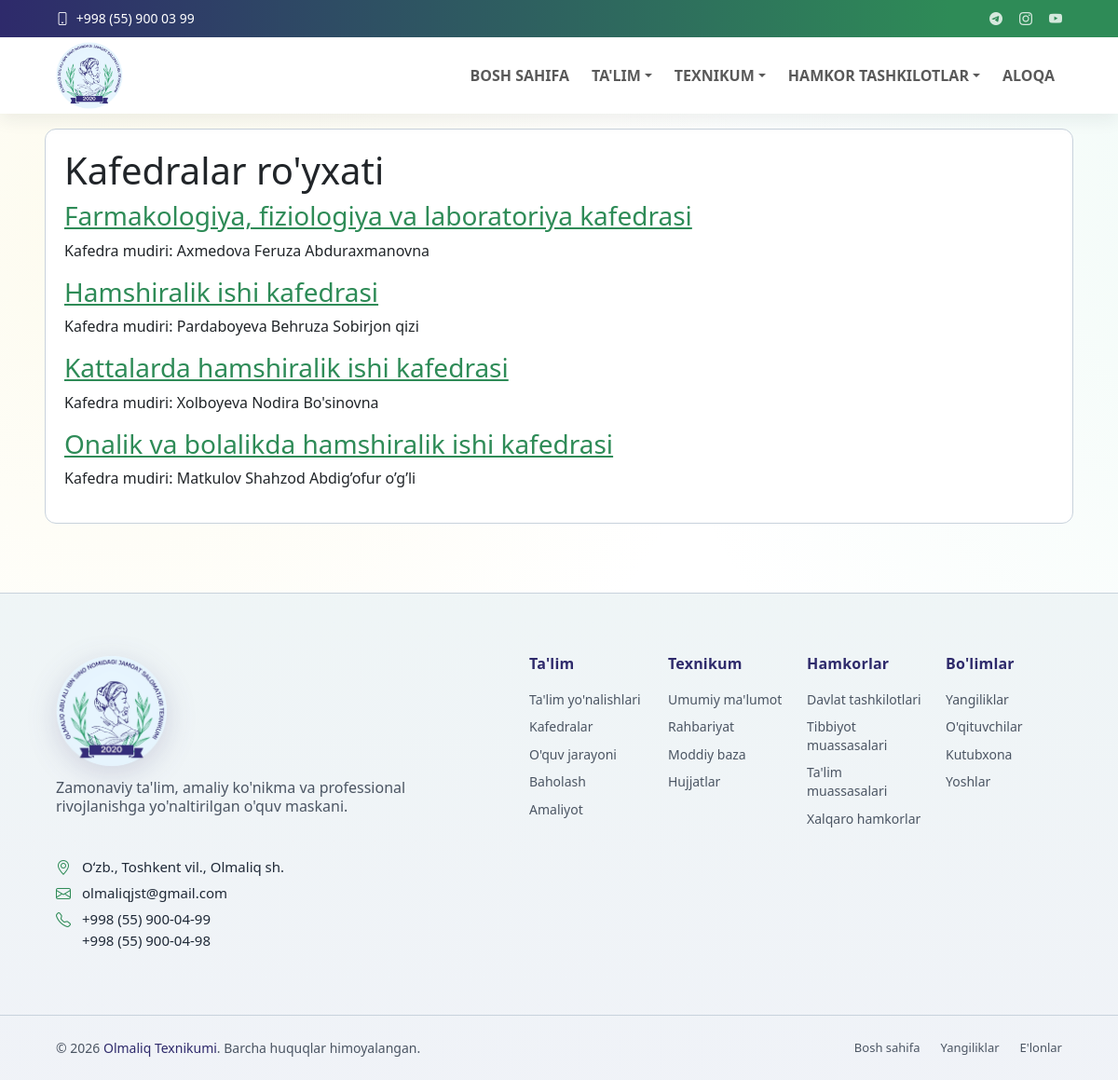
The page /kafedralar/ on the database its author committed.
### core/models.py (models this page shows, shortened)
class TopbarSettings(models.Model):
    email = models.EmailField(blank=True)
    phone = models.CharField(max_length=50, blank=True)
    telegram_url = models.URLField(blank=True)
    instagram_url = models.URLField(blank=True)
    youtube_url = models.URLField(blank=True)
    is_active = models.BooleanField(default=True)
    updated_at = models.DateTimeField(auto_now=True)
    class Meta:
        ordering = ['-updated_at', '-id']
        verbose_name = "Topbar sozlamasi"
        verbose_name_plural = "Topbar sozlamalari"

### departments/models.py (models this page shows, shortened)
class Department(models.Model):
    name = models.CharField(max_length=200)
    slug = models.SlugField(unique=True)
    description = models.TextField()
    head = models.OneToOneField(
        DepartmentHead,
        on_delete=models.PROTECT,
        related_name='department',
    )
    image = models.ImageField(upload_to='departments/', blank=True, null=True)
    created_at = models.DateTimeField(auto_now_add=True)
    class Meta:
        ordering = ['name']
        verbose_name = "Kafedra"
        verbose_name_plural = "Kafedralar"

class DepartmentHead(models.Model):
    first_name = models.CharField(max_length=100)
    last_name = models.CharField(max_length=100)
    middle_name = models.CharField(max_length=100, blank=True)
    position = models.CharField(max_length=200)
    scientific_degree = models.CharField(max_length=200, blank=True)
    experience_years = models.PositiveIntegerField(default=0)
    bio = models.TextField(blank=True)
    image = models.ImageField(upload_to='teachers/', blank=True, null=True)
    email = models.EmailField(blank=True)
    phone = models.CharField(max_length=30, blank=True)
    class Meta:
        ordering = ['last_name', 'first_name']
        verbose_name = "Kafedra mudiri"
        verbose_name_plural = "Kafedra mudirlari"

### departments/views.py (the view)
# urls.py: path('', views.department_list, name='department_list'),
def department_list(request):
    items = Department.objects.all()
    return render(request, 'departments/department_list.html', {'departments': items})

### core/context_processors.py (called while the page is built)
def menu_context(request):
    menu_items = (
        Menu.objects.filter(parent__isnull=True, is_active=True)
        .prefetch_related('children')
        .order_by('order', 'id')
    )
    topbar = TopbarSettings.objects.filter(is_active=True).first()
    return {
        'menu_items': menu_items,
        'topbar_settings': topbar,
    }

### departments/templates/departments/department_list.html (shortened to what this page needs)
{% extends 'base.html' %}
{% block content %}
<section class="card">
    <h1>Kafedralar ro'yxati</h1>
    {% for department in departments %}
        <div class="item">
            <h3><a href="{% url 'departments:department_detail' department.slug %}">{{ department.name }}</a></h3>
            <p>
                Kafedra mudiri:
                {{ department.head.last_name }} {{ department.head.first_name }}{% if department.head.middle_name %} {{ department.head.middle_name }}{% endif %}
            </p>
        </div>
    {% empty %}
        <p>Kafedralar mavjud emas.</p>
    {% endfor %}
</section>
{% endblock %}

### templates/includes/header.html (shortened to what this page needs)
{% load static %}
<header id="header" class="header fixed-top">
    <div class="topbar d-flex align-items-center">
        <div class="container d-flex justify-content-center justify-content-md-between">
           <div class="contact-info d-flex align-items-center gap-3">
                <div class="d-flex align-items-center">
                    <a href="tel:{{ topbar_settings.phone }}" class="link-underline link-underline-opacity-0 lh-1">
                        <i class="bi bi-phone me-1"></i>
                    <span>{{ topbar_settings.phone }}</span>
                    </a>
                </div>
            </div>
            <div class="social-links d-flex align-items-center">
                <a href="{{ topbar_settings.telegram_url }}" target="_blank" rel="noopener" aria-label="Telegram"><i class="bi bi-telegram"></i></a>
                <a href="{{ topbar_settings.instagram_url }}" target="_blank" rel="noopener" aria-label="Instagram"><i class="bi bi-instagram"></i></a>
                <a href="{{ topbar_settings.youtube_url }}" target="_blank" rel="noopener" aria-label="YouTube"><i class="bi bi-youtube"></i></a>
            </div>
        </div>
    </div>
    <div class="branding d-flex align-items-center">
        <nav class="navbar navbar-expand-lg  py-0 w-100">
            <div class="container position-relative d-flex align-items-center justify-content-between">
                <a class="navbar-brand brand d-flex align-items-center gap-2" href="{% url 'core:home' %}">
                    <img class="brand-logo" src="{% static 'images/logo.png' %}" alt="Olmaliq texnikumi logosi">
                </a>
                <div class="collapse navbar-collapse" id="mainNavbar">
                    {% with ns=request.resolver_match.namespace name=request.resolver_match.url_name %}
                    <ul class="navbar-nav ms-auto mb-2 mb-lg-0 align-items-lg-center gap-lg-2">
                        <li class="nav-item">
                            <a class="nav-link {% if ns == 'core' and name == 'home' %}active{% endif %}" href="{% url 'core:home' %}" {% if ns == 'core' and name == 'home' %}aria-current="page"{% endif %}>Bosh sahifa</a>
                        </li>
                        <li class="nav-item dropdown">
                            <a class="nav-link dropdown-toggle " href="#" role="button" data-bs-toggle="dropdown" aria-expanded="false" >Ta'lim</a>
                        </li>
                        <li class="nav-item dropdown">
                            <a class="nav-link dropdown-toggle " href="#" role="button" data-bs-toggle="dropdown" aria-expanded="false" >Texnikum</a>
                        </li>
                        <li class="nav-item dropdown">
                            <a class="nav-link dropdown-toggle " href="#" role="button" data-bs-toggle="dropdown" aria-expanded="false" >Hamkor tashkilotlar</a>
                        </li>
                        <li class="nav-item">
                            <a class="nav-link {% if ns == 'contact' %}active{% endif %}" href="{% url 'contact:contact' %}" {% if ns == 'contact' %}aria-current="page"{% endif %}>Aloqa</a>
                        </li>
                    </ul>
                    {% endwith %}
                </div>
            </div>
        </nav>
    </div>
</header>

### static/css/style.css (style rules this page uses)
* { box-sizing: border-box; }
body { margin: 0; font-family: "Segoe UI", Tahoma, sans-serif; background-color: #ffffff; background-image: radial-gradient(1100px circle at 8% 16%, rgba(246, 238, 181, 0.22), transparent 62%), radial-gradient(1250px circle at 92% 12%, rgba(178, 231, 212, 0.2), transparent 64%), radial-gradient(980px circle at 84% 88%, rgba(205, 233, 245, 0.16), transparent 66%), linear-gradient(180deg, #ffffff 0%, #ffffff 100%); background-repeat: no-repeat; background-size: 128% 128%, 132% 132%, 126% 126%, 100% 100%; animation: siteBgFloat 50s ease-in-out infinite alternate; color: var(--text); padding-top: 108px; overflow-x: clip; }
a { color: var(--header-accent); }
html { overflow-x: clip; }
.container { width: min(1120px, 92%); margin: 0 auto; }
@media (min-width: 1200px) { .container { width: min(1320px, 92%); } }
.header { transition: all 0.5s; z-index: 1100 !important; background-color: #ffffff; box-shadow: 0 6px 18px rgba(31, 41, 55, 0.08); }
.header .topbar { background: var(--brand-gradient); font-size: 14px; transition: all 0.5s; height: 40px; overflow: hidden; border: 0 !important; border-bottom: 0 !important; box-shadow: none !important; margin-bottom: 0 !important; }
.header .topbar .container { min-height: 40px; }
.header .topbar .contact-info i { font-style: normal; color: #ffffff; }
.header .topbar .contact-info i a, .header .topbar .contact-info i, .header .topbar .contact-info span { color: #ffffff; text-decoration: none; line-height: 1; }
.header .topbar .social-links a { color: rgba(255, 255, 255, 0.8); line-height: 0; transition: all 0.3s ease; margin-left: 18px; font-size: 14px; }
.header .branding { min-height: 68px; transition: all 0.4s ease; border: 0 !important; border-top: 0 !important; margin-top: 0 !important; position: relative; z-index: 1101; }
.header .topbar + .branding { margin-top: 0 !important; border-top: 0 !important; }
.brand { color: var(--nav-text); text-decoration: none; font-weight: 700; }
.brand-logo { height: 72px; width: auto; display: block; }
.navbar .nav-item > a { text-transform: uppercase; font-weight: 600; }
.navbar .nav-link { position: relative; transition: color 0.22s ease; }
.navbar .nav-link::before { content: ""; position: absolute; left: 0.5rem; right: 0.5rem; bottom: 0.2rem; height: 2px; background: var(--header-accent); transform: scaleX(0); transform-origin: center; transition: transform 0.22s ease; }
.card { background: var(--card); border: 1px solid var(--border); border-radius: 12px; padding: 20px; margin-bottom: 18px; }

### rows shown on the page
TopbarSettings: phone "+998 (55) 900 03 99"
Department: name "Farmakologiya, fiziologiya va laboratoriya kafedrasi", head.last_name "Axmedova", head.first_name "Feruza", head.middle_name "Abduraxmanovna"
Department: name "Hamshiralik ishi kafedrasi", head.last_name "Pardaboyeva", head.first_name "Behruza", head.middle_name "Sobirjon qizi"
Department: name "Kattalarda hamshiralik ishi kafedrasi", head.last_name "Xolboyeva", head.first_name "Nodira", head.middle_name "Bo'sinovna"
Department: name "Onalik va bolalikda hamshiralik ishi kafedrasi", head.last_name "Matkulov", head.first_name "Shahzod", head.middle_name "Abdig’ofur o’g’li"
